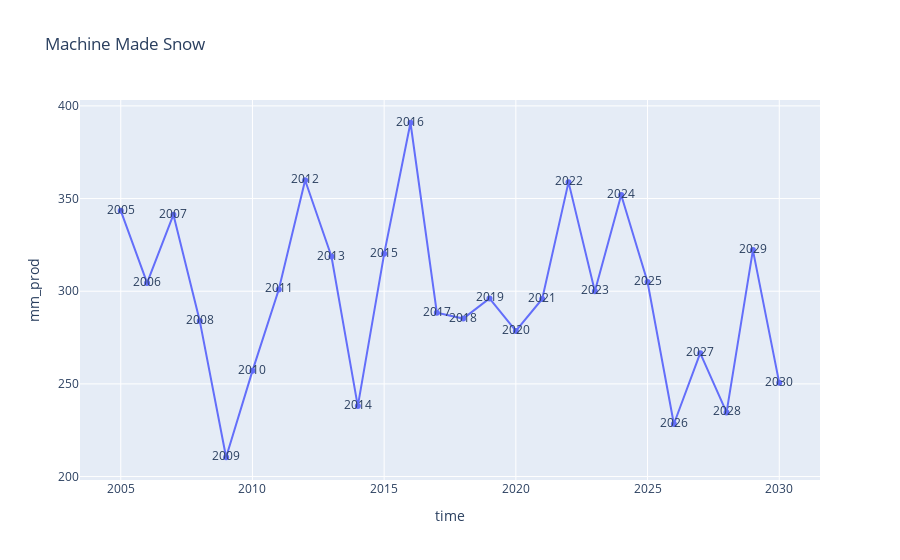

This figure's notebook cell:
### Code cell
fig=px.line(cortina.drop(['Number_of_points','LAT','LON','NUTS3_ID','ZS'],axis=1).groupby(['time'],as_index=False).mean(), x='time', y='mm_prod', title='Machine Made Snow',text="time",markers=True)
fig.update_xaxes(rangeslider_visible=False)
fig.show()

### Figure 1 — Plotly figure (JSON) as saved in the notebook; plotly's stock layout.template omitted (floating-point values rounded to 4 significant figures)
{"data": [{"hovertemplate": "time=%{text}<br>mm_prod=%{y}<extra></extra>", "legendgroup": "", "line": {"color": "#636efa", "dash": "solid"}, "marker": {"symbol": "circle"}, "mode": "lines+text+markers", "name": "", "orientation": "v", "showlegend": false, "text": [2005, 2006, 2007, 2008, 2009, 2010, 2011, 2012, 2013, 2014, 2015, 2016, 2017, 2018, 2019, 2020, 2021, 2022, 2023, 2024, 2025, 2026, 2027, 2028, 2029, 2030], "type": "scatter", "x": [2005, 2006, 2007, 2008, 2009, 2010, 2011, 2012, 2013, 2014, 2015, 2016, 2017, 2018, 2019, 2020, 2021, 2022, 2023, 2024, 2025, 2026, 2027, 2028, 2029, 2030], "xaxis": "x", "y": [343.4, 304.5, 341.3, 284.0, 210.4, 257.0, 301.0, 359.9, 318.7, 238.0, 320.2, 390.9, 288.4, 285.2, 296.1, 278.6, 295.8, 358.9, 300, 352.0, 305.0, 228.4, 266.6, 234.6, 322.2, 250.6], "yaxis": "y"}], "layout": {"legend": {"tracegroupgap": 0}, "title": {"text": "Machine Made Snow"}, "xaxis": {"anchor": "y", "domain": [0, 1], "rangeslider": {"visible": false}, "title": {"text": "time"}}, "yaxis": {"anchor": "x", "domain": [0, 1], "title": {"text": "mm_prod"}}}}
